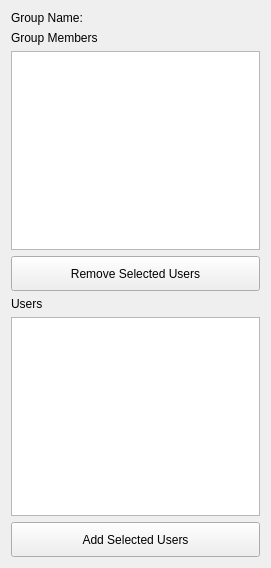
<?xml version="1.0" encoding="UTF-8"?>
<ui version="4.0">
 <class>GroupManager</class>
 <widget class="QWidget" name="GroupManager">
  <property name="geometry">
   <rect>
    <x>0</x>
    <y>0</y>
    <width>271</width>
    <height>568</height>
   </rect>
  </property>
  <property name="windowTitle">
   <string>Manage Group Users</string>
  </property>
  <layout class="QVBoxLayout" name="verticalLayout">
   <item>
    <widget class="QLabel" name="label">
     <property name="text">
      <string>Group Name:</string>
     </property>
    </widget>
   </item>
   <item>
    <widget class="QLabel" name="label_2">
     <property name="text">
      <string>Group Members</string>
     </property>
    </widget>
   </item>
   <item>
    <widget class="QListView" name="lisGroups"/>
   </item>
   <item>
    <widget class="QPushButton" name="pushButton_2">
     <property name="minimumSize">
      <size>
       <width>0</width>
       <height>35</height>
      </size>
     </property>
     <property name="text">
      <string>Remove Selected Users</string>
     </property>
    </widget>
   </item>
   <item>
    <widget class="QLabel" name="label_3">
     <property name="text">
      <string>Users</string>
     </property>
    </widget>
   </item>
   <item>
    <widget class="QListView" name="lisUsers"/>
   </item>
   <item>
    <widget class="QPushButton" name="pushButton">
     <property name="minimumSize">
      <size>
       <width>0</width>
       <height>35</height>
      </size>
     </property>
     <property name="text">
      <string>Add Selected Users</string>
     </property>
    </widget>
   </item>
  </layout>
 </widget>
 <resources/>
 <connections/>
</ui>
